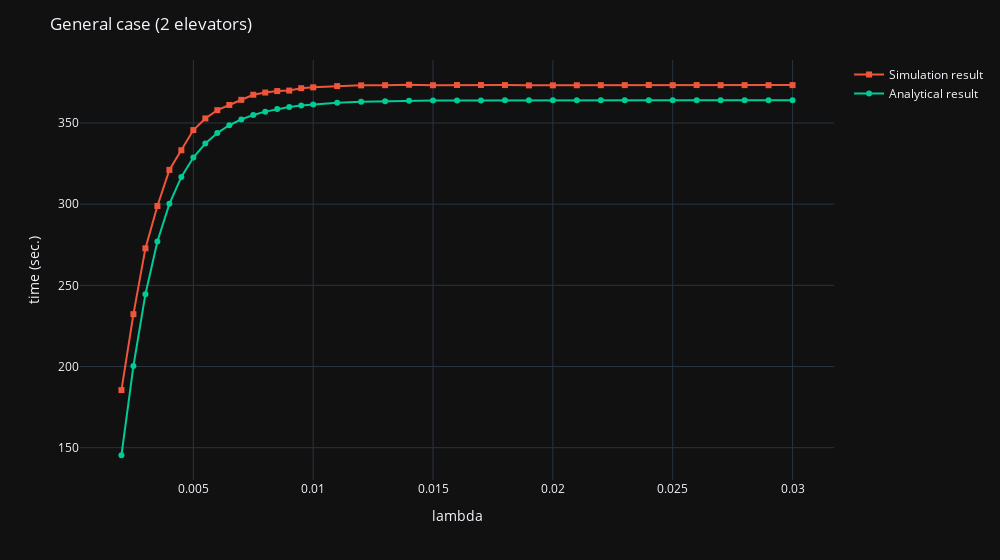

Write notebook code for a chart like this one.
### Code cell
# Create a figure
fig = px.scatter()

# Add the scatter plot with line connecting points
fig.add_scatter(x=lambda_value, y=simulation_result, mode='lines+markers', name='Simulation result', marker_symbol='square')

# Add the scatter plot with line connecting points
fig.add_scatter(x=lambda_value, y=analytical_result, mode='lines+markers', name='Analytical result', marker_symbol='circle')

# Update layout to make the plot broader
fig.update_layout(width=1000, title='General case (2 elevators)', template='plotly_dark') # template='plotly_dark'

fig.update_layout(
    xaxis=dict(title='lambda'),
    yaxis=dict(title='time (sec.)')
)

# Show the plot
fig.show()

### Figure 1 — Plotly figure (JSON) as saved in the notebook; plotly's stock layout.template omitted (floating-point values rounded to 4 significant figures)
{"data": [{"hovertemplate": "<extra></extra>", "legendgroup": "", "marker": {"color": "#636efa", "symbol": "circle"}, "mode": "markers", "name": "", "orientation": "v", "showlegend": false, "type": "scatter", "xaxis": "x", "yaxis": "y"}, {"marker": {"symbol": "square"}, "mode": "lines+markers", "name": "Simulation result", "type": "scatter", "x": [0.002, 0.0025, 0.003, 0.0035, 0.004, 0.0045, 0.005, 0.0055, 0.006, 0.0065, 0.007, 0.0075, 0.008, 0.0085, 0.009, 0.0095, 0.01, 0.011, 0.012, 0.013, 0.014, 0.015, 0.016, 0.017, 0.018, 0.019, 0.02, 0.021, 0.022, 0.023, 0.024, 0.025, 0.026, 0.027, 0.028, 0.029, 0.03], "y": [185.5, 232.2, 272.8, 298.9, 321.1, 333.2, 345.6, 352.8, 357.9, 361.1, 364.2, 367.4, 368.8, 369.6, 370.0, 371.4, 372.0, 372.7, 373.2, 373.3, 373.6, 373.3, 373.4, 373.4, 373.4, 373.2, 373.2, 373.2, 373.3, 373.3, 373.4, 373.3, 373.4, 373.3, 373.3, 373.3, 373.3]}, {"marker": {"symbol": "circle"}, "mode": "lines+markers", "name": "Analytical result", "type": "scatter", "x": [0.002, 0.0025, 0.003, 0.0035, 0.004, 0.0045, 0.005, 0.0055, 0.006, 0.0065, 0.007, 0.0075, 0.008, 0.0085, 0.009, 0.0095, 0.01, 0.011, 0.012, 0.013, 0.014, 0.015, 0.016, 0.017, 0.018, 0.019, 0.02, 0.021, 0.022, 0.023, 0.024, 0.025, 0.026, 0.027, 0.028, 0.029, 0.03], "y": [145.4, 200.3, 244.6, 277.0, 300.2, 316.8, 328.7, 337.4, 343.8, 348.6, 352.2, 354.9, 357.0, 358.6, 359.8, 360.7, 361.4, 362.4, 363.1, 363.4, 363.6, 363.8, 363.9, 363.9, 363.9, 364.0, 364.0, 364.0, 364.0, 364, 364, 364, 364, 364, 364, 364, 364]}], "layout": {"legend": {"tracegroupgap": 0}, "margin": {"t": 60}, "title": {"text": "General case (2 elevators)"}, "width": 1000, "xaxis": {"anchor": "y", "domain": [0, 1], "title": {"text": "lambda"}}, "yaxis": {"anchor": "x", "domain": [0, 1], "title": {"text": "time (sec.)"}}}}
